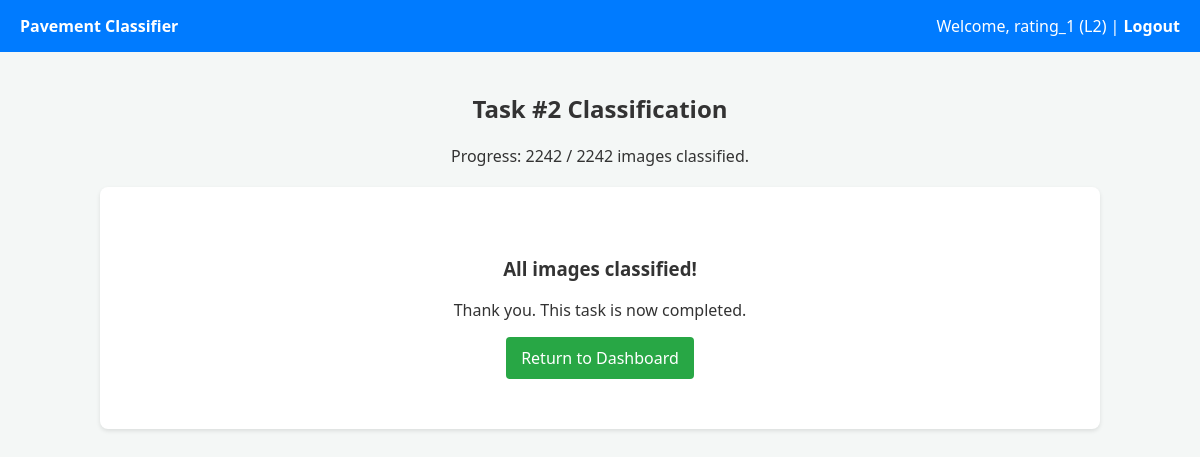
Page /tasks/2/classify (signed in) on the committed database.
### app/models.py (models this page shows)
class User(Base):
    __tablename__ = "users"
    id = Column(Integer, primary_key=True, index=True)
    username = Column(String, unique=True, index=True)
    role = Column(String) # 'L1' or 'L2'
    hashed_password = Column(String)

class Task(Base):
    __tablename__ = "tasks"
    id = Column(Integer, primary_key=True, index=True)
    assigner_id = Column(Integer, ForeignKey("users.id"))
    assignee_id = Column(Integer, ForeignKey("users.id"))
    folder_path = Column(String)
    status = Column(String, default="pending") # 'pending', 'completed'
    created_at = Column(DateTime, default=datetime.datetime.utcnow)
    assigner = relationship("User", foreign_keys=[assigner_id])
    assignee = relationship("User", foreign_keys=[assignee_id])
    images = relationship("Image", back_populates="task")

### app/main.py (the view)
@app.get("/tasks/{task_id}/classify", response_class=HTMLResponse)
def classify_get(request: Request, task_id: int, user: User = Depends(require_l2), db: Session = Depends(get_db)):
    task = db.query(Task).filter(Task.id == task_id, Task.assignee_id == user.id).first()
    if not task:
        raise HTTPException(status_code=404, detail="Task not found")
    next_image = db.query(Image).filter(Image.task_id == task_id, Image.label == None).first()
    total = db.query(Image).filter(Image.task_id == task_id).count()
    classified = db.query(Image).filter(Image.task_id == task_id, Image.label != None).count()
    return templates.TemplateResponse(request=request, name="classify.html", context={
        "user": user, "task": task, "image": next_image,
        "total": total, "classified": classified
    })

### templates/classify.html (shortened to what this page needs)
{% extends "base.html" %}
{% block content %}
<div class="text-center" style="margin-bottom: 20px;">
    <h2>Task #{{ task.id }} Classification</h2>
    <p>Progress: {{ classified }} / {{ total }} images classified.</p>
</div>
{% if image %}
<div class="card text-center" style="max-width: 800px; margin: 0 auto; background-color: #222; padding: 20px; border-radius: 12px;">
    <img src="/api/images/serve/{{ image.id }}" alt="Image to classify" style="max-width: 100%; max-height: 60vh; border-radius: 8px;">
    <div style="margin-top: 30px; display: flex; justify-content: center; gap: 20px;">
        <form action="/api/images/{{ image.id }}/classify" method="post" id="form-pavement">
            <input type="hidden" name="label" value="pavement">
            <button type="submit" class="btn btn-primary" style="font-size: 24px; padding: 15px 40px;">[1] Pavement</button>
        </form>
        <form action="/api/images/{{ image.id }}/classify" method="post" id="form-normal">
            <input type="hidden" name="label" value="normal">
            <button type="submit" class="btn btn-secondary" style="font-size: 24px; padding: 15px 40px;">[2] Normal</button>
        </form>
    </div>
</div>
<div class="text-center" style="margin-top: 15px; color: #666;">
    <p>Tip: Use keyboard shortcut <strong>1</strong> for Pavement, <strong>2</strong> for Normal.</p>
</div>
{% else %}
<div class="card text-center" style="padding: 50px;">
    <h3>All images classified!</h3>
    <p>Thank you. This task is now completed.</p>
    <a href="/l2_dashboard" class="btn btn-success">Return to Dashboard</a>
</div>
{% endif %}
{% endblock %}

### templates/base.html (shortened to what this page needs)
<!DOCTYPE html>
<html lang="en">
<head>
</head>
<body>
    <header>
        <div>
            <a href="/">Pavement Classifier</a>
        </div>
        <div>
            {% if user %}
                <span>Welcome, {{ user.username }} ({{ user.role }}) | </span>
                <a href="/logout">Logout</a>
            {% endif %}
        </div>
    </header>
    <div class="container">
        {% block content %}{% endblock %}
    </div>
</body>
</html>

### templates/base.html (style rules this page uses)
body { font-family: 'Segoe UI', Tahoma, Geneva, Verdana, sans-serif; background-color: #f4f7f6; color: #333; margin: 0; padding: 0; }
.container { max-width: 1000px; margin: 0 auto; padding: 20px; }
header { background-color: #007bff; color: white; padding: 15px 20px; display: flex; justify-content: space-between; align-items: center; }
header a { color: white; text-decoration: none; font-weight: bold; }
.btn { padding: 10px 15px; border: none; border-radius: 4px; cursor: pointer; text-decoration: none; display: inline-block; }
.btn-success { background-color: #28a745; color: white; }
.card { background: white; border-radius: 8px; padding: 20px; margin-bottom: 20px; box-shadow: 0 2px 4px rgba(0,0,0,0.1); }
.text-center { text-align: center; }

### rows in the picture
User: username "rating_1", role "L2"
Task: id "2"

### other values in the picture
{{ classified }} "2242"
{{ total }} "2242"
